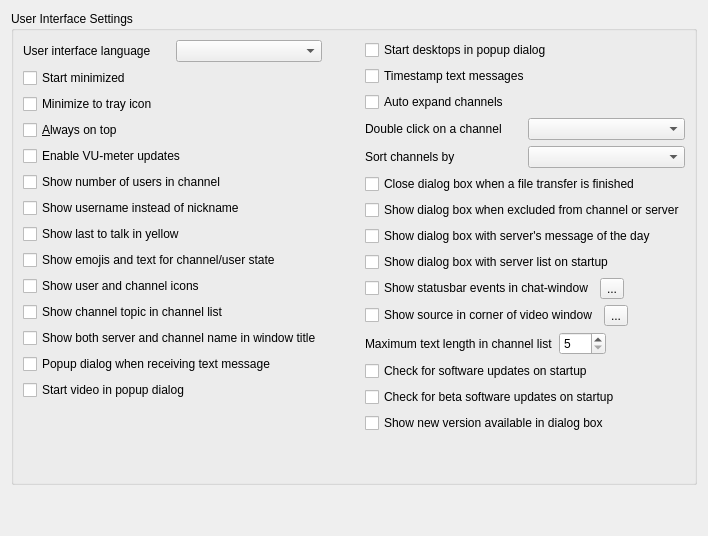
     <widget class="QWidget" name="displayTab">
      <attribute name="title">
       <string>Display</string>
      </attribute>
      <layout class="QVBoxLayout" name="verticalLayout_9">
       <item>
        <widget class="QGroupBox" name="groupBox_3">
         <property name="title">
          <string>User Interface Settings</string>
         </property>
         <layout class="QVBoxLayout" name="verticalLayout_4">
          <item>
           <layout class="QHBoxLayout" name="horizontalLayout_33">
            <item>
             <layout class="QVBoxLayout" name="verticalLayout">
              <item>
               <layout class="QHBoxLayout" name="horizontalLayout_17">
                <item>
                 <widget class="QLabel" name="label_5">
                  <property name="text">
                   <string>User interface language</string>
                  </property>
                  <property name="buddy">
                   <cstring>languageBox</cstring>
                  </property>
                 </widget>
                </item>
                <item>
                 <widget class="QComboBox" name="languageBox"/>
                </item>
               </layout>
              </item>
              <item>
               <widget class="QCheckBox" name="startminimizedChkBox">
                <property name="text">
                 <string>Start minimized</string>
                </property>
               </widget>
              </item>
              <item>
               <widget class="QCheckBox" name="trayChkBox">
                <property name="text">
                 <string>Minimize to tray icon</string>
                </property>
               </widget>
              </item>
              <item>
               <widget class="QCheckBox" name="alwaysontopChkBox">
                <property name="text">
                 <string>&amp;Always on top</string>
                </property>
               </widget>
              </item>
              <item>
               <widget class="QCheckBox" name="vumeterChkBox">
                <property name="text">
                 <string>Enable VU-meter updates</string>
                </property>
               </widget>
              </item>
              <item>
               <widget class="QCheckBox" name="usercountChkBox">
                <property name="text">
                 <string>Show number of users in channel</string>
                </property>
               </widget>
              </item>
              <item>
               <widget class="QCheckBox" name="showusernameChkBox">
                <property name="text">
                 <string>Show username instead of nickname</string>
                </property>
               </widget>
              </item>
              <item>
               <widget class="QCheckBox" name="lasttalkChkBox">
                <property name="text">
                 <string>Show last to talk in yellow</string>
                </property>
               </widget>
              </item>
              <item>
               <widget class="QCheckBox" name="emojiChkBox">
                <property name="text">
                 <string>Show emojis and text for channel/user state</string>
                </property>
               </widget>
              </item>
              <item>
               <widget class="QCheckBox" name="animChkBox">
                <property name="text">
                 <string>Show user and channel icons</string>
                </property>
               </widget>
              </item>
              <item>
               <widget class="QCheckBox" name="chanTopicChkBox">
                <property name="text">
                 <string>Show channel topic in channel list</string>
                </property>
               </widget>
              </item>
              <item>
               <widget class="QCheckBox" name="ServnameChkBox">
                <property name="text">
                 <string>Show both server and channel name in window title</string>
                </property>
               </widget>
              </item>
              <item>
               <widget class="QCheckBox" name="msgpopupChkBox">
                <property name="text">
                 <string>Popup dialog when receiving text message</string>
                </property>
               </widget>
              </item>
              <item>
               <widget class="QCheckBox" name="videodlgChkBox">
                <property name="text">
                 <string>Start video in popup dialog</string>
                </property>
               </widget>
              </item>
              <item>
               <spacer name="verticalSpacer_11">
                <property name="orientation">
                 <enum>Qt::Vertical</enum>
                </property>
                <property name="sizeHint" stdset="0">
                 <size>
                  <width>20</width>
                  <height>40</height>
                 </size>
                </property>
               </spacer>
              </item>
             </layout>
            </item>
            <item>
             <spacer name="horizontalSpacer_20">
              <property name="orientation">
               <enum>Qt::Horizontal</enum>
              </property>
              <property name="sizeHint" stdset="0">
               <size>
                <width>37</width>
                <height>17</height>
               </size>
              </property>
             </spacer>
            </item>
            <item>
             <layout class="QVBoxLayout" name="verticalLayout_18">
              <item>
               <widget class="QCheckBox" name="desktopdlgChkBox">
                <property name="text">
                 <string>Start desktops in popup dialog</string>
                </property>
               </widget>
              </item>
              <item>
               <widget class="QCheckBox" name="msgtimestampChkBox">
                <property name="text">
                 <string>Timestamp text messages</string>
                </property>
               </widget>
              </item>
              <item>
               <widget class="QCheckBox" name="chanexpChkBox">
                <property name="text">
                 <string>Auto expand channels</string>
                </property>
               </widget>
              </item>
              <item>
               <layout class="QHBoxLayout" name="horizontalLayout_26">
                <item>
                 <widget class="QLabel" name="label_dbclickchan">
                  <property name="text">
                   <string>Double click on a channel</string>
                  </property>
                  <property name="buddy">
                   <cstring>chanDbClickBox</cstring>
                  </property>
                 </widget>
                </item>
                <item>
                 <widget class="QComboBox" name="chanDbClickBox"/>
                </item>
               </layout>
              </item>
              <item>
               <layout class="QHBoxLayout" name="horizontalLayout_27">
                <item>
                 <widget class="QLabel" name="label_45">
                  <property name="text">
                   <string>Sort channels by</string>
                  </property>
                  <property name="buddy">
                   <cstring>channelsortComboBox</cstring>
                  </property>
                 </widget>
                </item>
                <item>
                 <widget class="QComboBox" name="channelsortComboBox"/>
                </item>
               </layout>
              </item>
              <item>
               <widget class="QCheckBox" name="closeFileDlgChkBox">
                <property name="text">
                 <string>Close dialog box when a file transfer is finished</string>
                </property>
               </widget>
              </item>
              <item>
               <widget class="QCheckBox" name="dlgExcludeChkBox">
                <property name="text">
                 <string>Show dialog box when excluded from channel or server</string>
                </property>
               </widget>
              </item>
              <item>
               <widget class="QCheckBox" name="dlgMOTDChkBox">
                <property name="text">
                 <string>Show dialog box with server's message of the day</string>
                </property>
               </widget>
              </item>
              <item>
               <widget class="QCheckBox" name="startServerListChkBox">
                <property name="text">
                 <string>Show dialog box with server list on startup</string>
                </property>
               </widget>
              </item>
              <item>
               <layout class="QHBoxLayout" name="horizontalLayout_18">
                <item>
                 <widget class="QCheckBox" name="logstatusbarChkBox">
                  <property name="text">
                   <string>Show statusbar events in chat-window</string>
                  </property>
                 </widget>
                </item>
                <item>
                 <widget class="QToolButton" name="statusbarToolButton">
                  <property name="accessibleName">
                   <string>Configure events</string>
                  </property>
                  <property name="text">
                   <string notr="true">...</string>
                  </property>
                 </widget>
                </item>
                <item>
                 <spacer name="horizontalSpacer_32">
                  <property name="orientation">
                   <enum>Qt::Horizontal</enum>
                  </property>
                  <property name="sizeHint" stdset="0">
                   <size>
                    <width>40</width>
                    <height>20</height>
                   </size>
                  </property>
                 </spacer>
                </item>
               </layout>
              </item>
              <item>
               <layout class="QHBoxLayout" name="horizontalLayout_15">
                <property name="spacing">
                 <number>6</number>
                </property>
                <item>
                 <widget class="QCheckBox" name="vidtextChkBox">
                  <property name="text">
                   <string>Show source in corner of video window</string>
                  </property>
                 </widget>
                </item>
                <item>
                 <widget class="QToolButton" name="vidtextsrcToolBtn">
                  <property name="accessibleName">
                   <string>Video window settings</string>
                  </property>
                  <property name="text">
                   <string notr="true">...</string>
                  </property>
                 </widget>
                </item>
                <item>
                 <spacer name="horizontalSpacer_19">
                  <property name="orientation">
                   <enum>Qt::Horizontal</enum>
                  </property>
                  <property name="sizeHint" stdset="0">
                   <size>
                    <width>40</width>
                    <height>20</height>
                   </size>
                  </property>
                 </spacer>
                </item>
               </layout>
              </item>
              <item>
               <layout class="QHBoxLayout" name="horizontalLayout_16">
                <item>
                 <widget class="QLabel" name="label_39">
                  <property name="text">
                   <string>Maximum text length in channel list</string>
                  </property>
                  <property name="buddy">
                   <cstring>maxtextSpinBox</cstring>
                  </property>
                 </widget>
                </item>
                <item>
                 <widget class="QSpinBox" name="maxtextSpinBox">
                  <property name="sizePolicy">
                   <sizepolicy hsizetype="Fixed" vsizetype="Fixed">
                    <horstretch>0</horstretch>
                    <verstretch>0</verstretch>
                   </sizepolicy>
                  </property>
                  <property name="minimum">
                   <number>5</number>
                  </property>
                  <property name="maximum">
                   <number>512</number>
                  </property>
                 </widget>
                </item>
                <item>
                 <spacer name="horizontalSpacer_18">
                  <property name="orientation">
                   <enum>Qt::Horizontal</enum>
                  </property>
                  <property name="sizeHint" stdset="0">
                   <size>
                    <width>40</width>
                    <height>20</height>
                   </size>
                  </property>
                 </spacer>
                </item>
               </layout>
              </item>
              <item>
               <widget class="QCheckBox" name="updatesChkBox">
                <property name="text">
                 <string>Check for software updates on startup</string>
                </property>
               </widget>
              </item>
              <item>
               <widget class="QCheckBox" name="betaUpdatesChkBox">
                <property name="text">
                 <string>Check for beta software updates on startup</string>
                </property>
               </widget>
              </item>
              <item>
               <widget class="QCheckBox" name="updatesDlgChkBox">
                <property name="text">
                 <string>Show new version available in dialog box</string>
                </property>
               </widget>
              </item>
              <item>
               <spacer name="verticalSpacer_8">
                <property name="orientation">
                 <enum>Qt::Vertical</enum>
                </property>
                <property name="sizeHint" stdset="0">
                 <size>
                  <width>20</width>
                  <height>40</height>
                 </size>
                </property>
               </spacer>
              </item>
             </layout>
            </item>
           </layout>
          </item>
         </layout>
        </widget>
       </item>
       <item>
        <spacer name="verticalSpacer_6">
         <property name="orientation">
          <enum>Qt::Vertical</enum>
         </property>
         <property name="sizeHint" stdset="0">
          <size>
           <width>20</width>
           <height>40</height>
          </size>
         </property>
        </spacer>
       </item>
      </layout>
     </widget>
